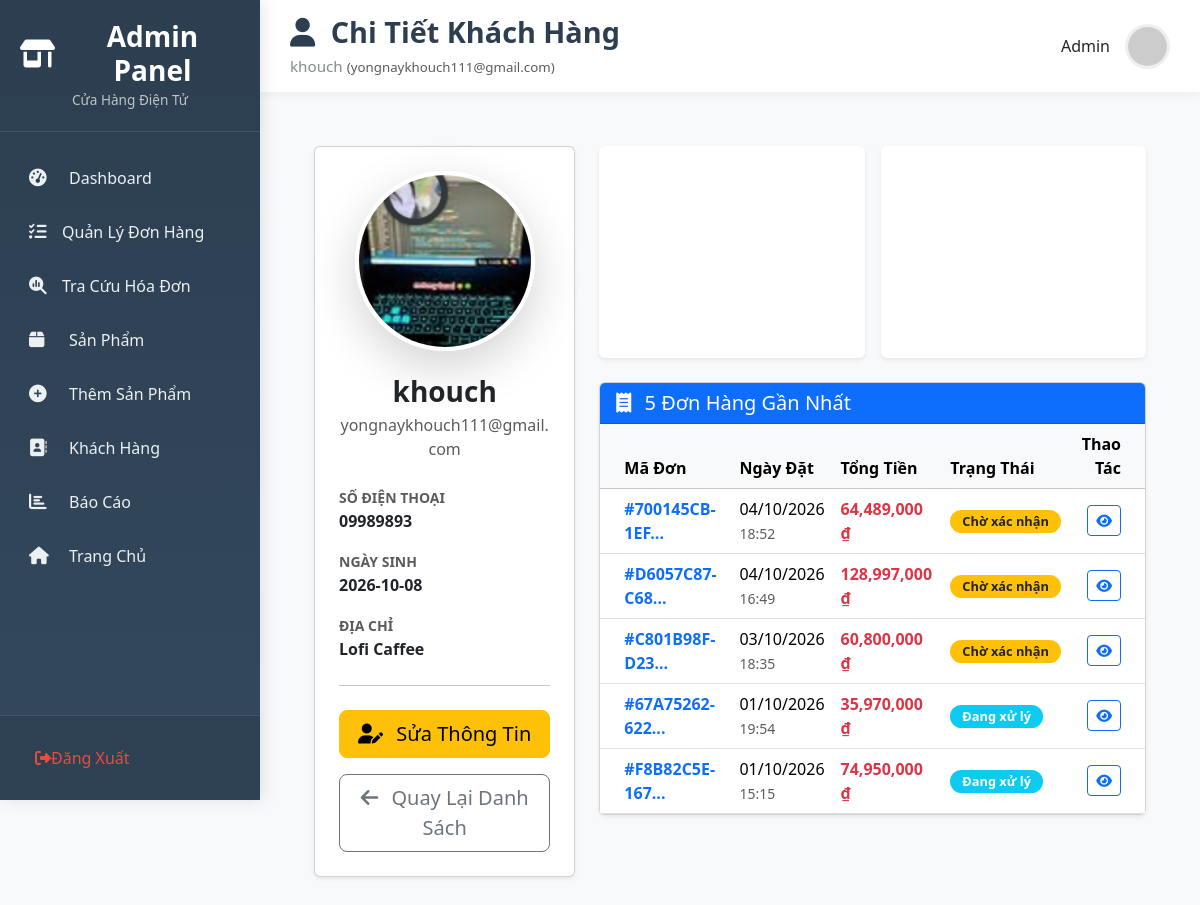
Screenshot of /admin/customer/3 (signed in) with the database file from the repository.
### tables this page shows
CREATE TABLE users (
    id INTEGER PRIMARY KEY AUTOINCREMENT,
    username TEXT UNIQUE NOT NULL,
    email TEXT UNIQUE NOT NULL,
    phone TEXT,
    password TEXT NOT NULL,
    avatar TEXT,
    dob TEXT,
    address TEXT,
    role TEXT NOT NULL DEFAULT 'user'
);

CREATE TABLE orders (
    id INTEGER PRIMARY KEY AUTOINCREMENT,
    order_id TEXT UNIQUE NOT NULL,
    user_id INTEGER NOT NULL,
    total_price REAL NOT NULL,
    status TEXT DEFAULT 'pending',
    address TEXT NOT NULL,
    phone TEXT NOT NULL,
    created_at DATETIME DEFAULT CURRENT_TIMESTAMP,
    FOREIGN KEY (user_id) REFERENCES users(id) ON DELETE CASCADE
);

### app.py (the view)
@app.route('/admin/customer/<int:customer_id>')
def admin_view_customer(customer_id):
    if session.get('role') != 'admin':
        flash('Chỉ quản trị viên mới được truy cập!', 'error')
        return redirect(url_for('index'))
    conn = get_db_connection()
    customer = conn.execute("""
        SELECT id, username, email, phone, address, avatar, dob
        FROM users
        WHERE id = ? AND role = 'user'
    """, (customer_id,)).fetchone()
    if not customer:
        flash('Khách hàng không tồn tại!', 'error')
        conn.close()
        return redirect(url_for('admin_customers'))
    stats = conn.execute("""
        SELECT
            COUNT(*) AS order_count,
            COALESCE(SUM(total_price), 0) AS total_spent
        FROM orders
        WHERE user_id = ? AND status = 'completed'
    """, (customer_id,)).fetchone()
    recent_orders_raw = conn.execute("""
        SELECT order_id, total_price, status, created_at
        FROM orders
        WHERE user_id = ?
        ORDER BY created_at DESC
        LIMIT 5
    """, (customer_id,)).fetchall()
    recent_orders = []
    for order in recent_orders_raw:
        order_dict = dict(order)
        if order_dict['created_at']:
            created_at_str = order_dict['created_at']
            try:
                if '.' in created_at_str:
                    order_dict['created_at'] = datetime.strptime(created_at_str, '%Y-%m-%d %H:%M:%S.%f')
                else:
                    order_dict['created_at'] = datetime.strptime(created_at_str, '%Y-%m-%d %H:%M:%S')
            except ValueError:
                order_dict['created_at'] = datetime.strptime(created_at_str.split('.')[0], '%Y-%m-%d %H:%M:%S')
        recent_orders.append(order_dict)
    total_users = conn.execute("SELECT COUNT(*) FROM users WHERE role = 'user'").fetchone()[0]
    total_products = conn.execute("SELECT COUNT(*) FROM products").fetchone()[0]
    pending_count = conn.execute("SELECT COUNT(*) FROM orders WHERE status = 'pending'").fetchone()[0]
    total_revenue = conn.execute("SELECT COALESCE(SUM(total_price), 0) FROM orders WHERE status = 'completed'").fetchone()[0]
    conn.close()
    return render_template('admin_customer_detail.html',
                          page='customer_detail',  # Để hiển thị stats cards nếu cần
                          customer=customer,
                          stats=stats,
                          recent_orders=recent_orders,
                          total_users=total_users,
                          total_products=total_products,
                          pending_count=pending_count,
                          total_revenue=total_revenue)

### app.py (called while the page is built)
def get_db_connection():
    conn = sqlite3.connect('users.db', timeout=10)
    conn.row_factory = sqlite3.Row
    conn.execute("PRAGMA foreign_keys = ON;")
    return conn

@app.context_processor
def inject_format_currency():
    def format_currency(value):
        try:
            return f"{int(float(value)):,} ₫"
        except (ValueError, TypeError):
            return "0 ₫"
    return dict(format_currency=format_currency)

### templates/admin_customer_detail.html (shortened to what this page needs)
{% extends "Admin.html" %}
{% block page_title %}
    <i class="fas fa-user me-2"></i> Chi Tiết Khách Hàng
{% endblock %}
{% block page_subtitle %}
    {{ customer.username }} <small class="text-muted">({{ customer.email }})</small>
{% endblock %}
{% block content %}
<div class="container-fluid px-4 py-4">
    <div class="row g-4">
        <div class="col-lg-4">
            <div class="card shadow-sm h-100">
                <div class="card-body text-center p-4">
                    <div class="mb-4">
                        {% if customer.avatar %}
                            <img src="{{ url_for('static', filename='uploads/' ~ customer.avatar) }}"
                                 class="rounded-circle shadow-lg border border-4 border-white"
                                 width="180" height="180"
                                 alt="{{ customer.username }}"
                                 style="object-fit: cover;">
                        {% else %}
                            <div class="bg-gradient-primary rounded-circle d-flex align-items-center justify-content-center text-white fw-bold mx-auto shadow-lg"
                                 style="width:180px; height:180px; font-size:60px; background: linear-gradient(135deg, #6e8efb, #a777e3);">
                                {{ customer.username[:2].upper() }}
                            </div>
                        {% endif %}
                    </div>
                    <h3 class="mb-1 fw-bold">{{ customer.username }}</h3>
                    <p class="text-muted mb-4">{{ customer.email }}</p>
                    <div class="text-start">
                        <div class="mb-3">
                            <small class="text-muted text-uppercase fw-semibold">Số điện thoại</small>
                            <p class="mb-0 fw-bold">{{ customer.phone or '<span class="text-danger">Chưa cập nhật</span>' }}</p>
                        </div>
                        <div class="mb-3">
                            <small class="text-muted text-uppercase fw-semibold">Ngày sinh</small>
                            <p class="mb-0 fw-bold">{{ customer.dob or '<span class="text-danger">Chưa cập nhật</span>' }}</p>
                        </div>
                        <div class="mb-4">
                            <small class="text-muted text-uppercase fw-semibold">Địa chỉ</small>
                            <p class="mb-0 fw-bold">
                                {{ customer.address or '<span class="text-danger">Chưa cập nhật</span>' }}
                            </p>
                        </div>
                    </div>
                    <hr class="my-4">
                    <div class="d-grid gap-3">
                        <a href="{{ url_for('admin_edit_customer', customer_id=customer.id) }}"
                           class="btn btn-warning btn-lg">
                            <i class="fas fa-user-edit me-2"></i> Sửa Thông Tin
                        </a>
                        <a href="{{ url_for('admin_customers') }}"
                           class="btn btn-outline-secondary btn-lg">
                            <i class="fas fa-arrow-left me-2"></i> Quay Lại Danh Sách
                        </a>
                    </div>
                </div>
            </div>
        </div>
        <div class="col-lg-8">
            <div class="row mb-4 g-3">
                <div class="col-md-6">
                    <div class="card shadow-sm border-0 bg-gradient-info text-white h-100">
                        <div class="card-body text-center py-4">
                            <i class="fas fa-shopping-bag fa-2x mb-3 opacity-75"></i>
                            <h4 class="mb-0">Tổng Đơn Hàng Hoàn Thành</h4>
                            <h2 class="display-5 fw-bold mb-0">{{ stats.order_count }}</h2>
                        </div>
                    </div>
                </div>
                <div class="col-md-6">
                    <div class="card shadow-sm border-0 bg-gradient-danger text-white h-100">
                        <div class="card-body text-center py-4">
                            <i class="fas fa-money-bill-wave fa-2x mb-3 opacity-75"></i>
                            <h4 class="mb-0">Tổng Chi Tiêu</h4>
                            <h2 class="display-5 fw-bold mb-0">{{ format_currency(stats.total_spent) }}</h2>
                        </div>
                    </div>
                </div>
            </div>
            <div class="card shadow-sm">
                <div class="card-header bg-primary text-white d-flex justify-content-between align-items-center">
                    <h5 class="mb-0">
                        <i class="fas fa-receipt me-2"></i> 5 Đơn Hàng Gần Nhất
                    </h5>
                </div>
                <div class="card-body p-0">
                    {% if recent_orders %}
                    <div class="table-responsive">
                        <table class="table table-hover align-middle mb-0">
                            <thead class="table-light">
                                <tr>
                                    <th class="ps-4">Mã Đơn</th>
                                    <th>Ngày Đặt</th>
                                    <th>Tổng Tiền</th>
                                    <th>Trạng Thái</th>
                                    <th class="text-end pe-4">Thao Tác</th>
                                </tr>
                            </thead>
                            <tbody>
                                {% for order in recent_orders %}
                                <tr>
                                    <td class="ps-4">
                                        <strong class="text-primary">#{{ order.order_id[:12] }}...</strong>
                                    </td>
                                    <td>
                                        {{ order.created_at.strftime('%d/%m/%Y') }}<br>
                                        <small class="text-muted">{{ order.created_at.strftime('%H:%M') }}</small>
                                    </td>
                                    <td class="fw-bold text-danger">{{ format_currency(order.total_price) }}</td>
                                    <td>
                                        {% if order.status == 'pending' %}
                                            <span class="badge bg-warning text-dark">Chờ xác nhận</span>
                                        {% elif order.status == 'processing' %}
                                            <span class="badge bg-info">Đang xử lý</span>
                                        {% elif order.status == 'shipped' %}
                                            <span class="badge bg-primary">Đang giao</span>
                                        {% elif order.status == 'completed' %}
                                            <span class="badge bg-success">Đã giao</span>
                                        {% elif order.status == 'cancelled' %}
                                            <span class="badge bg-danger">Đã hủy</span>
                                        {% else %}
                                            <span class="badge bg-secondary">{{ order.status }}</span>
                                        {% endif %}
                                    </td>
                                    <td class="text-end pe-4">
                                        <a href="{{ url_for('admin_order_detail', order_id=order.order_id) }}"
                                           class="btn btn-sm btn-outline-primary" title="Xem chi tiết">
                                            <i class="fas fa-eye"></i>
                                        </a>
                                    </td>
                                </tr>
                                {% endfor %}
                            </tbody>
                        </table>
                    </div>
                    {% else %}
                    <div class="text-center py-5">
                        <i class="fas fa-shopping-cart fa-4x text-muted mb-3"></i>
                        <p class="text-muted fs-5">Khách hàng này chưa có đơn hàng nào.</p>
                    </div>
                    {% endif %}
                </div>
            </div>
        </div>
    </div>
</div>
{% endblock %}

### templates/Admin.html (style rules this page uses)
:root { --primary-color: #2c3e50; --secondary-color: #3498db; --success-color: #2ecc71; --danger-color: #e74c3c; --warning-color: #f39c12; --info-color: #9b59b6; }
body { font-family: 'Segoe UI', Tahoma, Geneva, Verdana, sans-serif; background-color: #f8f9fa; margin: 0; padding: 0; min-height: 100vh; }
.badge { padding: 5px 12px; border-radius: 20px; font-weight: 600; font-size: 0.8rem; }

### rows the page displays
users: username "khouch", email "yongnaykhouch111@gmail.com", avatar+username (picture), phone "09989893", dob "2026-10-08", address "Lofi Caffee"
orders: order "700145CB-1EF", created_at "04/10/2026", created_at "18:52", total_price "64,489,000 ₫", status "Chờ xác nhận"
orders: order "D6057C87-C68", created_at "04/10/2026", created_at "16:49", total_price "128,997,000 ₫", status "Chờ xác nhận"
orders: order "C801B98F-D23", created_at "03/10/2026", created_at "18:35", total_price "60,800,000 ₫", status "Chờ xác nhận"
orders: order "67A75262-622", created_at "01/10/2026", created_at "19:54", total_price "35,970,000 ₫", status "Đang xử lý"
orders: order "F8B82C5E-167", created_at "01/10/2026", created_at "15:15", total_price "74,950,000 ₫", status "Đang xử lý"

### other values shown
{{ session.role|default('admin')|capitalize }} "Admin"
